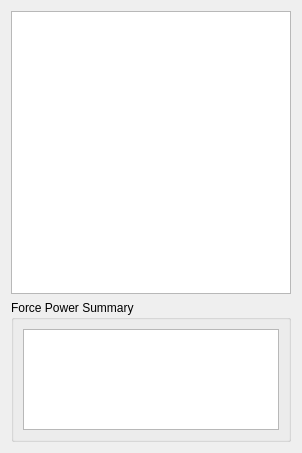
      <widget class="QWidget" name="powersTab">
       <attribute name="title">
        <string>Powers</string>
       </attribute>
       <layout class="QVBoxLayout" name="verticalLayout_17" stretch="2,1">
        <item>
         <widget class="QListWidget" name="powerList">
          <property name="toolTip">
           <string>Force Power List (GFF: ClassList -> KnownList0/1/2). Lists Force powers and spells
            known by this creature. Powers are stored per class in ClassList: each class has
            KnownList0 (level 1), KnownList1 (level 2), KnownList2 (level 3) containing Spell IDs
            (WORD 0–65535) that reference spells.2da. The game uses these for Jedi/Sith Force
            abilities and special attacks. Modders: add powers to grant Force Push, Heal, etc.;
            remove to restrict NPCs. Powers must match the creature's classes (e.g. Jedi Guardian
            powers for Guardian class). Invalid spell IDs are ignored at runtime.</string>
          </property>
         </widget>
        </item>
        <item>
         <widget class="QGroupBox" name="groupBox_29">
          <property name="title">
           <string>Force Power Summary</string>
          </property>
          <layout class="QGridLayout" name="gridLayout_8">
           <item row="0" column="0">
            <widget class="QPlainTextEdit" name="powerSummaryEdit">
             <property name="toolTip">
              <string>Read-only summary of the creature's Force powers and spells (GFF: ClassList ->
               KnownList0/1/2). Lists power names from spells.2da. Add or remove powers using the
               Powers list above; this panel updates automatically. The game grants these abilities
               when the creature loads.</string>
             </property>
             <property name="readOnly">
              <bool>true</bool>
             </property>
            </widget>
           </item>
          </layout>
         </widget>
        </item>
       </layout>
      </widget>
